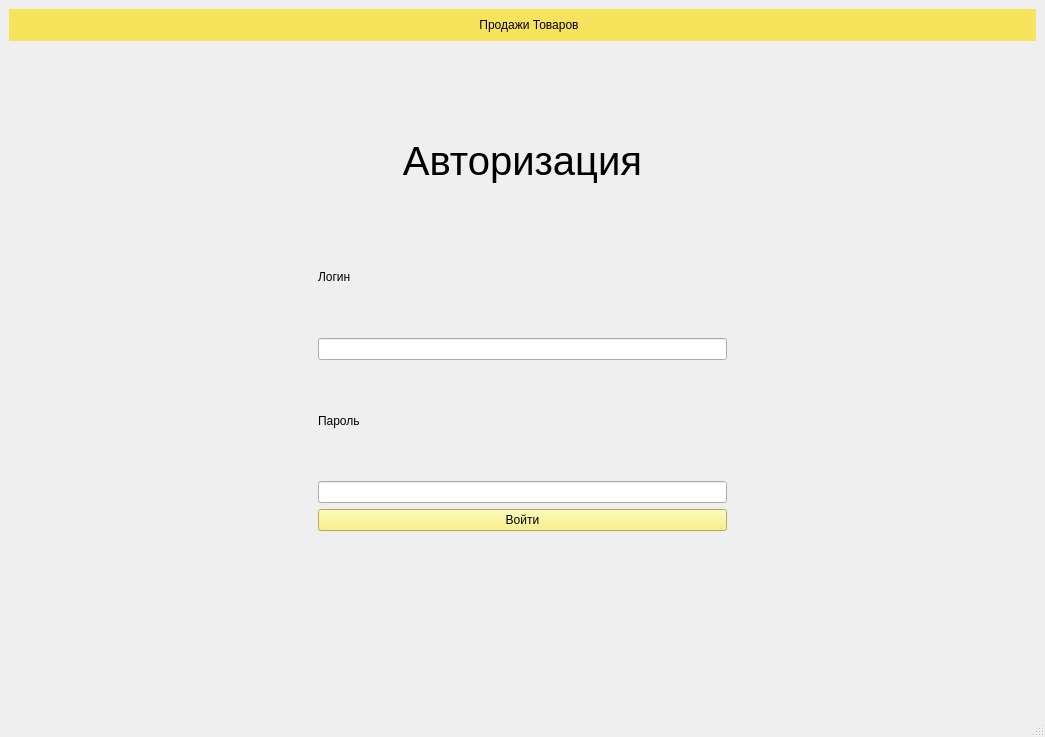
<?xml version="1.0" encoding="UTF-8"?>
<ui version="4.0">
 <class>MainWindow</class>
 <widget class="QMainWindow" name="MainWindow">
  <property name="geometry">
   <rect>
    <x>0</x>
    <y>0</y>
    <width>1045</width>
    <height>737</height>
   </rect>
  </property>
  <property name="minimumSize">
   <size>
    <width>1000</width>
    <height>600</height>
   </size>
  </property>
  <property name="windowTitle">
   <string>MainWindow</string>
  </property>
  <widget class="QWidget" name="centralwidget">
   <layout class="QGridLayout" name="gridLayout">
    <item row="0" column="0">
     <widget class="QWidget" name="widget" native="true">
      <property name="styleSheet">
       <string notr="true">background-color: rgb(248, 228, 92);</string>
      </property>
      <layout class="QHBoxLayout" name="horizontalLayout">
       <item>
        <layout class="QFormLayout" name="formLayout">
         <item row="0" column="0">
          <widget class="QLabel" name="label_2">
           <property name="text">
            <string/>
           </property>
           <property name="pixmap">
            <pixmap>logo.png</pixmap>
           </property>
          </widget>
         </item>
         <item row="0" column="1">
          <widget class="QLabel" name="label">
           <property name="styleSheet">
            <string notr="true">
font: 32pt &quot;Open Sans&quot;;</string>
           </property>
           <property name="text">
            <string>Продажи Товаров</string>
           </property>
           <property name="alignment">
            <set>Qt::AlignCenter</set>
           </property>
          </widget>
         </item>
        </layout>
       </item>
      </layout>
     </widget>
    </item>
    <item row="1" column="0">
     <widget class="QStackedWidget" name="stackedWidget">
      <property name="enabled">
       <bool>true</bool>
      </property>
      <property name="currentIndex">
       <number>2</number>
      </property>
      <widget class="QWidget" name="Operator">
       <layout class="QGridLayout" name="gridLayout_3">
        <item row="1" column="0">
         <widget class="QPushButton" name="OperatorsBut">
          <property name="text">
           <string>Назад</string>
          </property>
         </widget>
        </item>
        <item row="0" column="0">
         <widget class="QLabel" name="label_6">
          <property name="text">
           <string>TextLabel</string>
          </property>
          <property name="alignment">
           <set>Qt::AlignCenter</set>
          </property>
         </widget>
        </item>
        <item row="3" column="0">
         <widget class="QTableWidget" name="tableVseZayavki"/>
        </item>
        <item row="2" column="0">
         <widget class="QPushButton" name="AddButRequestBut">
          <property name="text">
           <string>Добавить заявку</string>
          </property>
         </widget>
        </item>
       </layout>
      </widget>
      <widget class="QWidget" name="AddRequest">
       <layout class="QGridLayout" name="gridLayout_7">
        <item row="0" column="0">
         <layout class="QGridLayout" name="gridLayout_6">
          <item row="0" column="0">
           <layout class="QVBoxLayout" name="verticalLayout_12">
            <item>
             <layout class="QVBoxLayout" name="verticalLayout_2">
              <item>
               <widget class="QLabel" name="label_7">
                <property name="text">
                 <string>IDrequest</string>
                </property>
                <property name="alignment">
                 <set>Qt::AlignCenter</set>
                </property>
               </widget>
              </item>
              <item>
               <widget class="QLineEdit" name="IDrequestLine"/>
              </item>
             </layout>
            </item>
            <item>
             <layout class="QVBoxLayout" name="verticalLayout_3">
              <item>
               <widget class="QLabel" name="label_8">
                <property name="text">
                 <string>startDate</string>
                </property>
                <property name="alignment">
                 <set>Qt::AlignCenter</set>
                </property>
               </widget>
              </item>
              <item>
               <widget class="QLineEdit" name="startDateLine"/>
              </item>
             </layout>
            </item>
            <item>
             <layout class="QVBoxLayout" name="verticalLayout_9">
              <item>
               <widget class="QLabel" name="label_14">
                <property name="text">
                 <string>orgTechTypeID</string>
                </property>
                <property name="alignment">
                 <set>Qt::AlignCenter</set>
                </property>
               </widget>
              </item>
              <item>
               <widget class="QComboBox" name="orgTechTypeIDLine"/>
              </item>
             </layout>
            </item>
            <item>
             <layout class="QVBoxLayout" name="verticalLayout_8">
              <item>
               <widget class="QLabel" name="label_13">
                <property name="text">
                 <string>orgTechModel</string>
                </property>
                <property name="alignment">
                 <set>Qt::AlignCenter</set>
                </property>
               </widget>
              </item>
              <item>
               <widget class="QLineEdit" name="orgTechModelLine"/>
              </item>
             </layout>
            </item>
            <item>
             <layout class="QVBoxLayout" name="verticalLayout_4">
              <item>
               <widget class="QLabel" name="label_9">
                <property name="text">
                 <string>problemDescryption</string>
                </property>
                <property name="alignment">
                 <set>Qt::AlignCenter</set>
                </property>
               </widget>
              </item>
              <item>
               <widget class="QLineEdit" name="problemDescryptionLine"/>
              </item>
             </layout>
            </item>
           </layout>
          </item>
          <item row="0" column="1">
           <layout class="QVBoxLayout" name="verticalLayout_13">
            <item>
             <layout class="QVBoxLayout" name="verticalLayout_6">
              <item>
               <widget class="QLabel" name="label_11">
                <property name="text">
                 <string>requestStatusID</string>
                </property>
                <property name="alignment">
                 <set>Qt::AlignCenter</set>
                </property>
               </widget>
              </item>
              <item>
               <widget class="QLineEdit" name="requestStatusIDLine"/>
              </item>
             </layout>
            </item>
            <item>
             <layout class="QVBoxLayout" name="verticalLayout_7">
              <item>
               <widget class="QLabel" name="label_12">
                <property name="text">
                 <string>completionDate</string>
                </property>
                <property name="alignment">
                 <set>Qt::AlignCenter</set>
                </property>
               </widget>
              </item>
              <item>
               <widget class="QLineEdit" name="completionDateLine"/>
              </item>
             </layout>
            </item>
            <item>
             <layout class="QVBoxLayout" name="verticalLayout_10">
              <item>
               <widget class="QLabel" name="label_15">
                <property name="text">
                 <string>repairParts</string>
                </property>
                <property name="alignment">
                 <set>Qt::AlignCenter</set>
                </property>
               </widget>
              </item>
              <item>
               <widget class="QLineEdit" name="repairPartsLine"/>
              </item>
             </layout>
            </item>
            <item>
             <layout class="QVBoxLayout" name="verticalLayout_11">
              <item>
               <widget class="QLabel" name="label_16">
                <property name="text">
                 <string>masterID</string>
                </property>
                <property name="alignment">
                 <set>Qt::AlignCenter</set>
                </property>
               </widget>
              </item>
              <item>
               <widget class="QLineEdit" name="masterIDLine"/>
              </item>
             </layout>
            </item>
            <item>
             <layout class="QVBoxLayout" name="verticalLayout_5">
              <item>
               <widget class="QLabel" name="label_10">
                <property name="text">
                 <string>clientID</string>
                </property>
                <property name="alignment">
                 <set>Qt::AlignCenter</set>
                </property>
               </widget>
              </item>
              <item>
               <widget class="QLineEdit" name="clientIDLine"/>
              </item>
             </layout>
            </item>
           </layout>
          </item>
         </layout>
        </item>
        <item row="1" column="0">
         <layout class="QHBoxLayout" name="horizontalLayout_2">
          <item>
           <widget class="QPushButton" name="BackButtonReq">
            <property name="text">
             <string>Назад</string>
            </property>
           </widget>
          </item>
          <item>
           <widget class="QPushButton" name="SaveButton">
            <property name="text">
             <string>Сохранить</string>
            </property>
           </widget>
          </item>
         </layout>
        </item>
       </layout>
      </widget>
      <widget class="QWidget" name="Authorization">
       <layout class="QGridLayout" name="gridLayout_2">
        <item row="0" column="0">
         <layout class="QVBoxLayout" name="verticalLayout">
          <property name="leftMargin">
           <number>300</number>
          </property>
          <property name="topMargin">
           <number>50</number>
          </property>
          <property name="rightMargin">
           <number>300</number>
          </property>
          <property name="bottomMargin">
           <number>50</number>
          </property>
          <item>
           <widget class="QLabel" name="label_3">
            <property name="font">
             <font>
              <pointsize>30</pointsize>
             </font>
            </property>
            <property name="text">
             <string>Авторизация</string>
            </property>
            <property name="alignment">
             <set>Qt::AlignCenter</set>
            </property>
           </widget>
          </item>
          <item>
           <widget class="QLabel" name="label_4">
            <property name="text">
             <string>Логин</string>
            </property>
           </widget>
          </item>
          <item>
           <widget class="QLineEdit" name="LoginField"/>
          </item>
          <item>
           <widget class="QLabel" name="label_5">
            <property name="text">
             <string>Пароль</string>
            </property>
           </widget>
          </item>
          <item>
           <widget class="QLineEdit" name="PasswordField"/>
          </item>
          <item>
           <widget class="QPushButton" name="SignButton">
            <property name="styleSheet">
             <string notr="true">QPushButton{
background-color : rgb(249, 240, 107);
Color : gb(0, 0, 0);
}</string>
            </property>
            <property name="text">
             <string>Войти</string>
            </property>
           </widget>
          </item>
          <item>
           <widget class="QLabel" name="ErrorField">
            <property name="enabled">
             <bool>true</bool>
            </property>
            <property name="styleSheet">
             <string notr="true">color: rgb(255, 0, 0);</string>
            </property>
            <property name="text">
             <string/>
            </property>
            <property name="alignment">
             <set>Qt::AlignCenter</set>
            </property>
           </widget>
          </item>
         </layout>
        </item>
       </layout>
      </widget>
      <widget class="QWidget" name="Zakazchik">
       <layout class="QGridLayout" name="gridLayout_5">
        <item row="0" column="0">
         <widget class="QPushButton" name="ZakazchikBut">
          <property name="text">
           <string>Назад</string>
          </property>
         </widget>
        </item>
       </layout>
      </widget>
      <widget class="QWidget" name="Master">
       <layout class="QGridLayout" name="gridLayout_4">
        <item row="0" column="0">
         <widget class="QPushButton" name="MasterBut">
          <property name="text">
           <string>Назад</string>
          </property>
         </widget>
        </item>
       </layout>
      </widget>
     </widget>
    </item>
   </layout>
  </widget>
  <widget class="QMenuBar" name="menubar">
   <property name="geometry">
    <rect>
     <x>0</x>
     <y>0</y>
     <width>1045</width>
     <height>26</height>
    </rect>
   </property>
  </widget>
  <widget class="QStatusBar" name="statusbar"/>
 </widget>
 <resources/>
 <connections/>
</ui>
